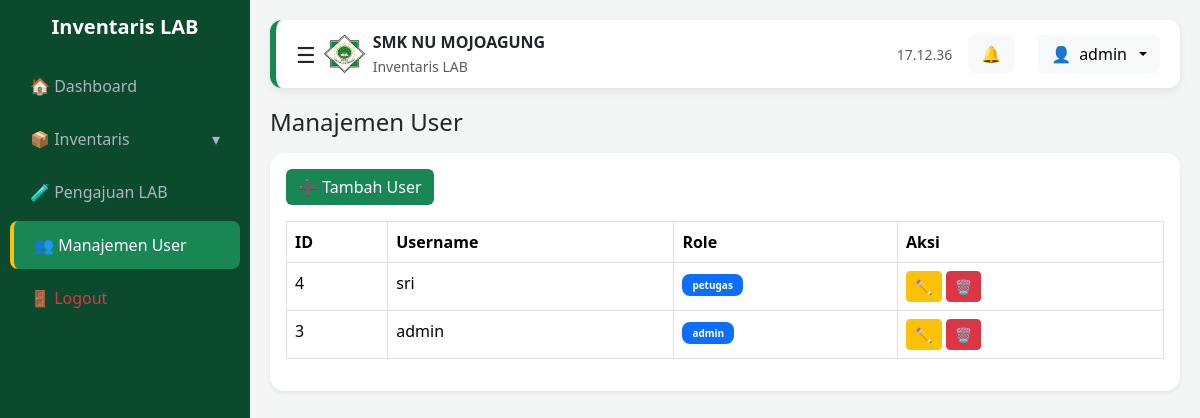
The app's page /users.php (signed in) with its own data.
### tables this page shows
CREATE TABLE `users` (
  `id` int(11) NOT NULL,
  `username` varchar(50) DEFAULT NULL,
  `password` varchar(255) DEFAULT NULL,
  `role` enum('admin','petugas') DEFAULT NULL
);

### users.php (the view, shortened to what this page needs)
<?php
include 'config/koneksi.php';
include 'layout/layout_start.php';
$data = mysqli_query($conn, "SELECT * FROM users ORDER BY id DESC");
?>
<h4 class="mb-3">Manajemen User</h4>
<div class="card shadow-sm">
<div class="card-body">
<a href="user_tambah.php" class="btn btn-success mb-3">
➕ Tambah User
</a>
<table class="table table-bordered">
<thead>
<tr>
<th>ID</th>
<th>Username</th>
<th>Role</th>
<th>Aksi</th>
</tr>
</thead>
<tbody>
<?php while($u = mysqli_fetch_assoc($data)) { ?>
<tr>
<td><?= $u['id'] ?></td>
<td><?= $u['username'] ?></td>
<td>
<span class="badge bg-primary"><?= $u['role'] ?></span>
</td>
<td>
<a href="user_edit.php?id=<?= $u['id'] ?>"
   class="btn btn-warning btn-sm">
✏️
</a>
<a href="user_hapus.php?id=<?= $u['id'] ?>"
   class="btn btn-danger btn-sm"
   onclick="return confirm('Hapus user?')">
🗑️
</a>
</td>
</tr>
<?php } ?>
</tbody>
</table>
</div>
</div>
<?php include 'layout/layout_end.php'; ?>

### layout/layout_start.php (style rules this page uses)
:root { --hijau: #198754; --hijau-tua: #0c4a2d; --hover: #14532d; --emas: #ffc107; --bg: #f3f6f4; }
body { background: var(--bg); font-family: 'Segoe UI', sans-serif; }
.card { border: none; border-radius: 14px; box-shadow: 0 5px 20px rgba(0,0,0,0.05); transition: 0.3s; }
.btn-success, .btn-primary { background: var(--hijau); border: none; }
.badge { position: relative; font-size: 10px; padding: 6px 10px; border-radius: 8px; }

### records on screen
users: id "4", username "sri", role "petugas"
users: id "3", username "admin", role "admin"

### other values on screen
$username "admin"
